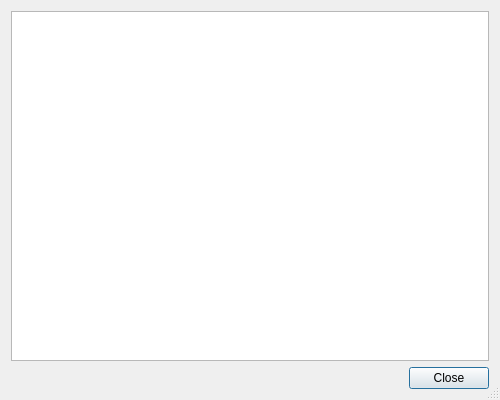
<?xml version="1.0" encoding="UTF-8"?>
<ui version="4.0">
 <class>HgPurgeListDialog</class>
 <widget class="QDialog" name="HgPurgeListDialog">
  <property name="geometry">
   <rect>
    <x>0</x>
    <y>0</y>
    <width>500</width>
    <height>400</height>
   </rect>
  </property>
  <property name="windowTitle">
   <string>Purge List</string>
  </property>
  <property name="sizeGripEnabled">
   <bool>true</bool>
  </property>
  <layout class="QVBoxLayout" name="verticalLayout">
   <item>
    <widget class="QListWidget" name="purgeList">
     <property name="editTriggers">
      <set>QAbstractItemView::NoEditTriggers</set>
     </property>
     <property name="alternatingRowColors">
      <bool>true</bool>
     </property>
     <property name="selectionMode">
      <enum>QAbstractItemView::NoSelection</enum>
     </property>
     <property name="textElideMode">
      <enum>Qt::ElideLeft</enum>
     </property>
    </widget>
   </item>
   <item>
    <widget class="QDialogButtonBox" name="buttonBox">
     <property name="orientation">
      <enum>Qt::Horizontal</enum>
     </property>
     <property name="standardButtons">
      <set>QDialogButtonBox::Close</set>
     </property>
    </widget>
   </item>
  </layout>
 </widget>
 <tabstops>
  <tabstop>purgeList</tabstop>
  <tabstop>buttonBox</tabstop>
 </tabstops>
 <resources/>
 <connections>
  <connection>
   <sender>buttonBox</sender>
   <signal>accepted()</signal>
   <receiver>HgPurgeListDialog</receiver>
   <slot>accept()</slot>
   <hints>
    <hint type="sourcelabel">
     <x>248</x>
     <y>254</y>
    </hint>
    <hint type="destinationlabel">
     <x>157</x>
     <y>274</y>
    </hint>
   </hints>
  </connection>
  <connection>
   <sender>buttonBox</sender>
   <signal>rejected()</signal>
   <receiver>HgPurgeListDialog</receiver>
   <slot>reject()</slot>
   <hints>
    <hint type="sourcelabel">
     <x>316</x>
     <y>260</y>
    </hint>
    <hint type="destinationlabel">
     <x>286</x>
     <y>274</y>
    </hint>
   </hints>
  </connection>
 </connections>
</ui>
